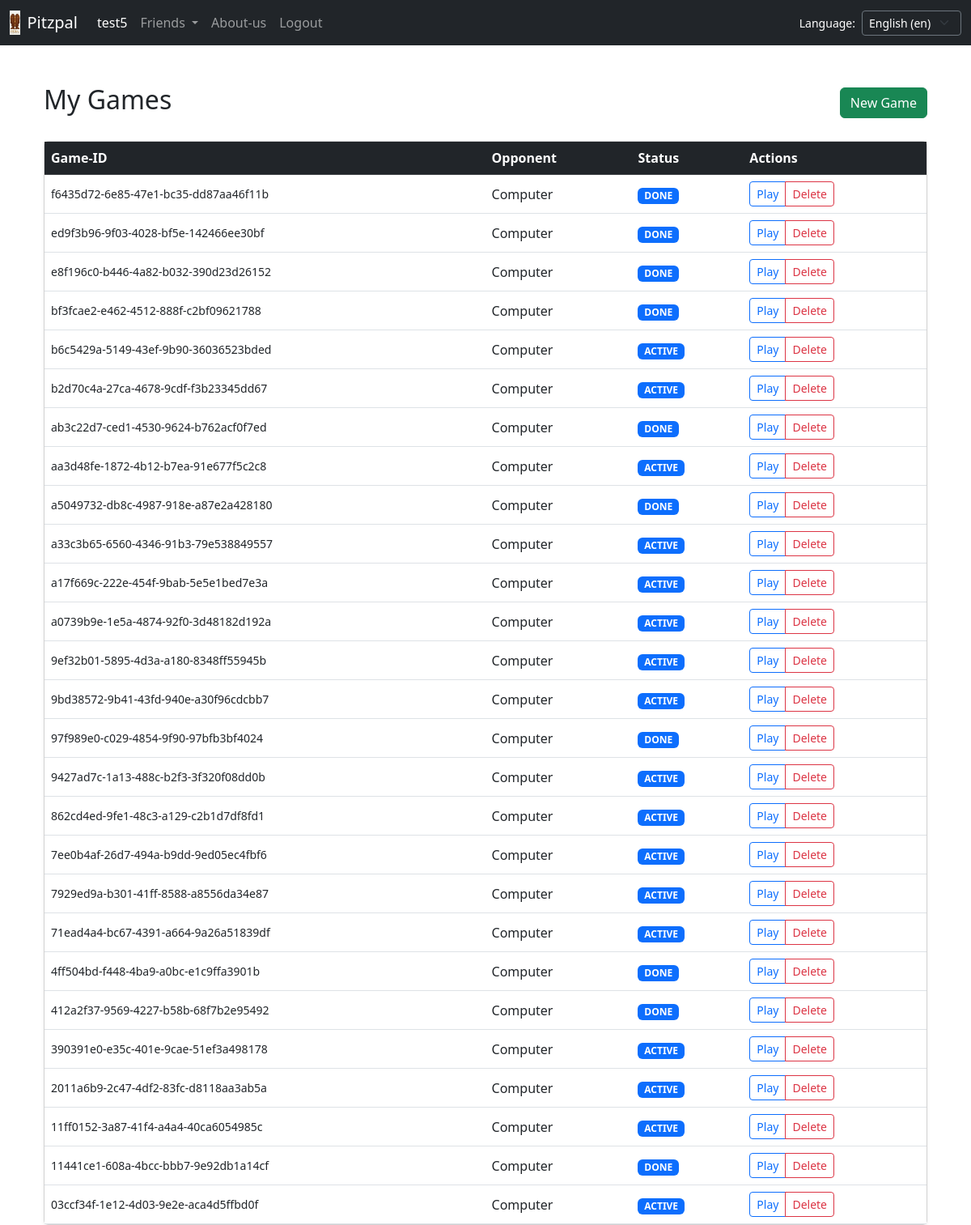
The app's page /game/my-games/ (signed in), older data.
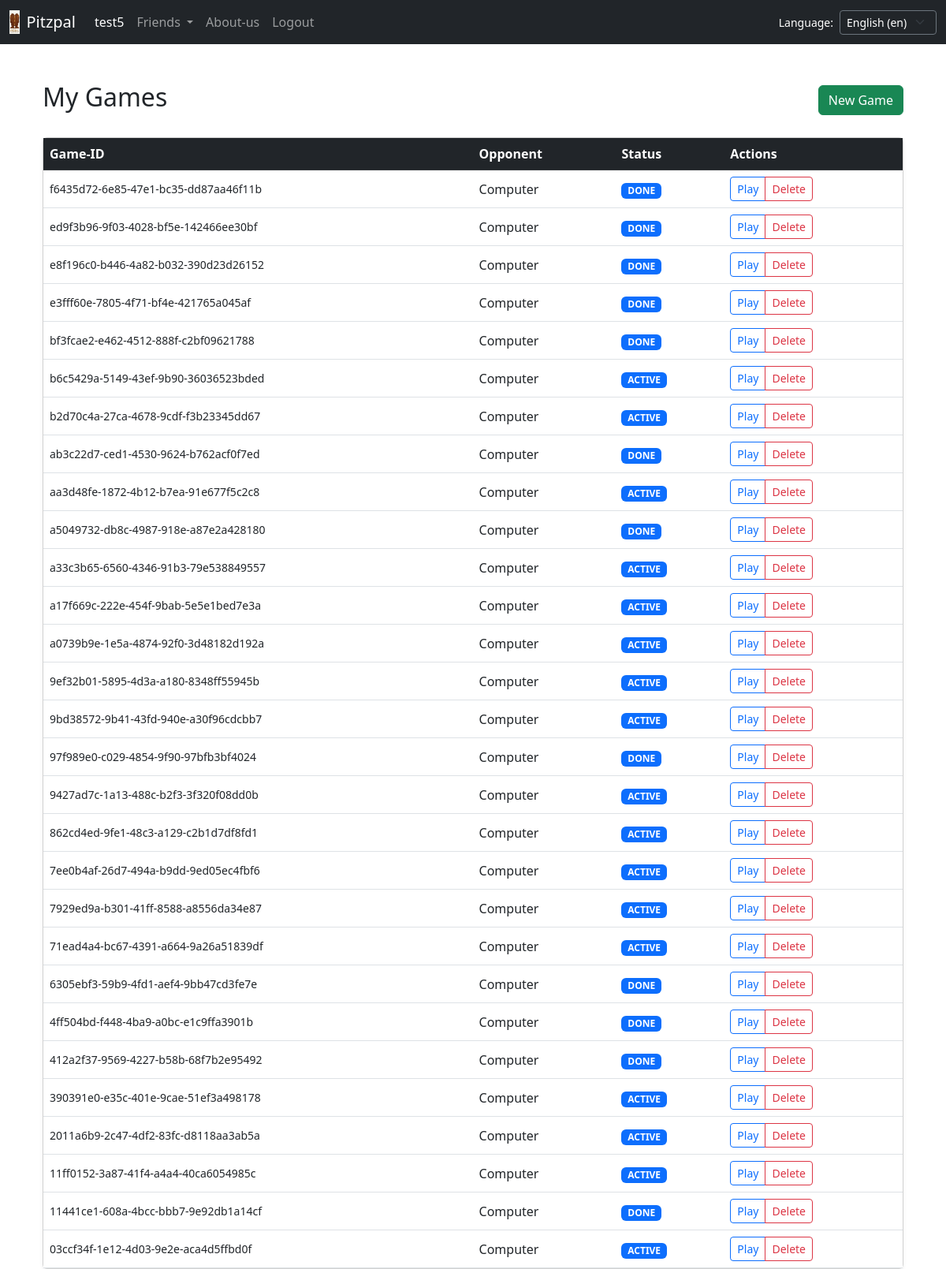
The same page, newer data.
### vsComputer/models.py (models this page shows, shortened)
class PitzpalGame(models.Model):
    id = models.UUIDField(primary_key=True, default=uuid.uuid4, editable=False)
    player1 = models.ForeignKey(
        settings.AUTH_USER_MODEL, on_delete=models.CASCADE, related_name="games_p1"
    )
    player2 = models.ForeignKey(
        settings.AUTH_USER_MODEL, on_delete=models.CASCADE, null=True, blank=True
    )
    game = models.JSONField()

### vsComputer/views.py (the view)
# urls.py: path("my-games/", views.game_list, name="game_list"),
@login_required
def game_list(request):
    games = PitzpalGame.objects.filter(
        player1=request.user
    ) | PitzpalGame.objects.filter(player2=request.user)
    return render(request, "home/game_list.html", {"games": games.order_by("-id")})

### home/templates/home/game_list.html (shortened to what this page needs)
{% extends 'common/base.html' %}
{% load i18n %}
{% block content %}
<div class="container mt-5">
    <div class="d-flex justify-content-between align-items-center mb-4">
        <h2>{% trans "My Games" %}</h2>
        <a href="{% url 'new_game' 1 %}" class="btn btn-success">{% trans "New Game" %}</a>
    </div>
    <div class="card shadow-sm">
        <div class="card-body p-0">
            <table class="table table-hover mb-0">
                <thead class="table-dark">
                    <tr>
                        <th>{% trans "Game-ID" %}</th>
                        <th>{% trans "Opponent" %}</th>
                        <th>{% trans "Status" %}</th>
                        <th>{% trans "Actions" %}</th>
                    </tr>
                </thead>
                <tbody>
                    {% for game in games %}
                    <tr>
                        <td class="align-middle small">{{ game.id }}</td>
                        <td class="align-middle">
                            {% if game.player2 %}{{ game.player2.username }}{% else %}{% trans "Computer" %} {% endif %}
                        </td>
                        <td class="align-middle">
                            <span class="badge {% if game.game.Status == 'toss' %}bg-warning{% else %}bg-primary{% endif %}">
                                {{ game.game.Status|upper }}
                            </span>
                        </td>
                        <td class="align-middle">
                            <div class="btn-group">
                                <a href="/game/view/{{ game.id }}" class="btn btn-sm btn-outline-primary">{% trans "Play" %}</a>
                                <button class="btn btn-sm btn-outline-danger"
                                        onclick="confirmDelete('{{ game.id }}')">
                                    {% trans "Delete" %}
                                </button>
                            </div>
                        </td>
                    </tr>
                    {% empty %}
                    <tr>
                        <td colspan="4" class="text-center py-4 text-muted">{% trans "No games found" %} . {% trans "Start a new one" %} !</td>
                    </tr>
                    {% endfor %}
                </tbody>
            </table>
        </div>
    </div>
</div>
{% endblock %}

Row changes from the older to the newer data that the page shows:
added PitzpalGame: id "e3fff60e-7805-4f71-bf4e-421765a045af", game.Status "DONE"
added PitzpalGame: id "6305ebf3-59b9-4fd1-aef4-9bb47cd3fe7e", game.Status "DONE"
